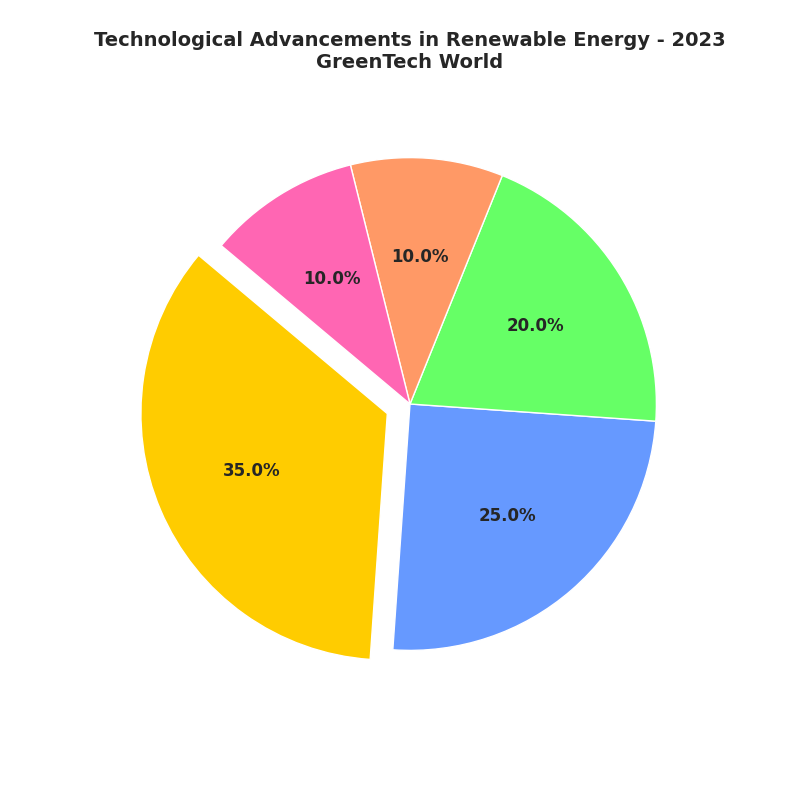

Write the Python code that produced this figure.
import matplotlib.pyplot as plt

# Define the data
technologies = ['Solar Power', 'Wind Energy', 'Hydroelectric', 'Geothermal', 'Biomass']
shares = [35, 25, 20, 10, 10]

# Define colors for each sector
colors = ['#ffcc00', '#6699ff', '#66ff66', '#ff9966', '#ff66b3']

# Define explode to highlight the 'Solar Power' sector
explode = (0.1, 0, 0, 0, 0)

# Create the pie chart
fig, ax = plt.subplots(figsize=(8, 8))
wedges, texts, autotexts = ax.pie(
    shares, 
    labels=technologies, 
    autopct='%1.1f%%', 
    startangle=140, 
    colors=colors, 
    explode=explode
)

# Customize the appearance
plt.setp(texts, size=10, weight='bold', color='white')
plt.setp(autotexts, size=12, weight='bold')

# Title and remove any additional styling
plt.title(
    'Technological Advancements in Renewable Energy - 2023\nGreenTech World', 
    fontsize=14, 
    weight='bold', 
    pad=20
)

# Display the chart
plt.show()
